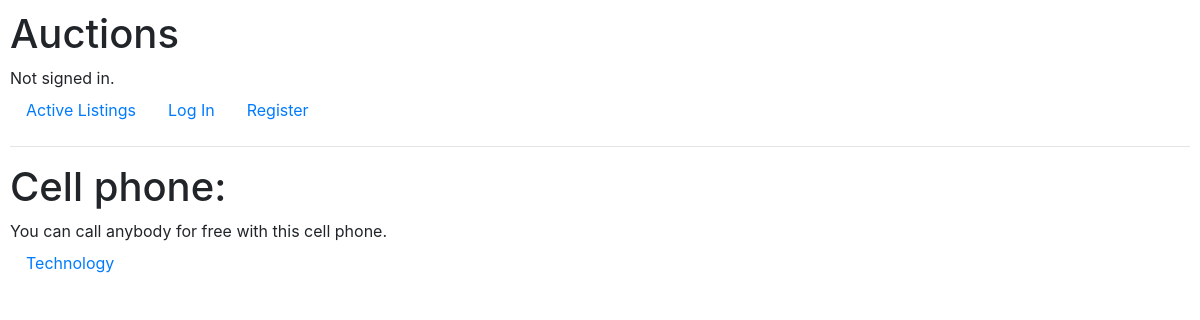
/Cell phone, run on the app's committed database.
### auctions/models.py (models this page shows, shortened)
class Auction(models.Model):
    seller = models.ForeignKey(User, on_delete=models.CASCADE)
    title = models.CharField(max_length=64)
    description = models.TextField()
    starting_bid = models.FloatField() # maybe it is beter to use models.IntegerField
    imageURL = models.URLField()
    category = models.ManyToManyField(Category, blank=True)

class Category(models.Model):
    name = models.CharField(max_length=64)
    description = models.TextField(blank=True)
    def __str__(self):
        return f"{self.name}"

### auctions/views.py (the view)
# urls.py: path("<str:auction_title>", views.auction, name="auction")
def auction(request, auction_title):
    existing_titles = list(auction.title for auction in Auction.objects.all())
    if auction_title.upper() in list(map(str.upper,existing_titles)):
        return render(request, "auctions/auction.html",{
            "auction": Auction.objects.get(title__iexact=auction_title)
        })
    return render(request, "auctions/auction.html",{
        'message':"No data available!"
    })

### auctions/templates/auctions/auction.html (shortened to what this page needs)
{% extends "auctions/layout.html" %}
{% block body %}
    {% if auction %}
        <h1>{{ auction.title }}:</h1>
            {{ auction.description }}
            <ul class="nav">
                {% for cat in auction.category.all %}
                    <li class="nav-item">
                        <a class="nav-link" href="{% url 'create' %}">{{ cat }}</a>
                    </li>
                {% endfor %}
            </ul>
    {% endif %}
{% endblock %}

### auctions/static/auctions/styles.css (style rules this page uses)
body { padding: 10px; }

### data on the page
Auction: title "Cell phone", description "You can call anybody for free with this cell phone."
Category: name "Technology"
